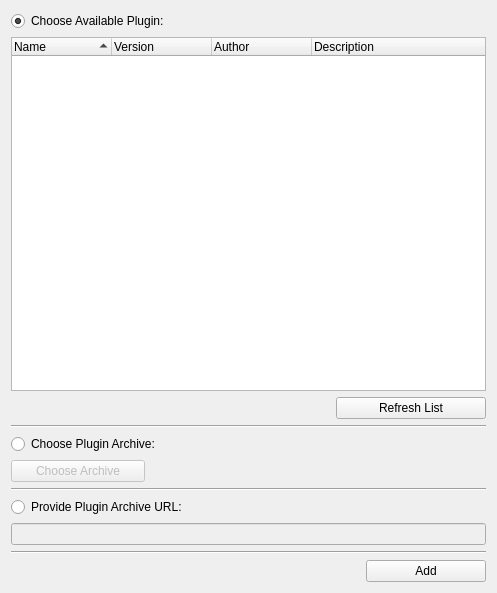
<?xml version="1.0" encoding="UTF-8"?>
<ui version="4.0">
 <class>Form</class>
 <widget class="QWidget" name="Form">
  <property name="enabled">
   <bool>true</bool>
  </property>
  <property name="geometry">
   <rect>
    <x>0</x>
    <y>0</y>
    <width>497</width>
    <height>593</height>
   </rect>
  </property>
  <layout class="QVBoxLayout" name="verticalLayout">
   <item>
    <widget class="QRadioButton" name="availableRadioButton">
     <property name="text">
      <string>Choose Available Plugin:</string>
     </property>
     <property name="checked">
      <bool>true</bool>
     </property>
    </widget>
   </item>
   <item>
    <widget class="QTreeWidget" name="availablePluginList">
     <property name="enabled">
      <bool>true</bool>
     </property>
     <property name="alternatingRowColors">
      <bool>true</bool>
     </property>
     <property name="uniformRowHeights">
      <bool>true</bool>
     </property>
     <property name="itemsExpandable">
      <bool>false</bool>
     </property>
     <property name="sortingEnabled">
      <bool>true</bool>
     </property>
     <property name="expandsOnDoubleClick">
      <bool>false</bool>
     </property>
     <column>
      <property name="text">
       <string>Name</string>
      </property>
     </column>
     <column>
      <property name="text">
       <string>Version</string>
      </property>
     </column>
     <column>
      <property name="text">
       <string>Author</string>
      </property>
     </column>
     <column>
      <property name="text">
       <string>Description</string>
      </property>
     </column>
    </widget>
   </item>
   <item>
    <widget class="QWidget" name="horizontalWidget" native="true">
     <property name="minimumSize">
      <size>
       <width>0</width>
       <height>20</height>
      </size>
     </property>
     <layout class="QHBoxLayout" name="horizontalLayout_3">
      <property name="leftMargin">
       <number>0</number>
      </property>
      <property name="topMargin">
       <number>0</number>
      </property>
      <property name="rightMargin">
       <number>0</number>
      </property>
      <property name="bottomMargin">
       <number>0</number>
      </property>
      <item>
       <spacer name="horizontalSpacer_2">
        <property name="orientation">
         <enum>Qt::Horizontal</enum>
        </property>
        <property name="sizeHint" stdset="0">
         <size>
          <width>40</width>
          <height>20</height>
         </size>
        </property>
       </spacer>
      </item>
      <item>
       <widget class="QPushButton" name="refreshAvailableButton">
        <property name="sizePolicy">
         <sizepolicy hsizetype="MinimumExpanding" vsizetype="Fixed">
          <horstretch>0</horstretch>
          <verstretch>0</verstretch>
         </sizepolicy>
        </property>
        <property name="maximumSize">
         <size>
          <width>150</width>
          <height>16777215</height>
         </size>
        </property>
        <property name="text">
         <string>Refresh List</string>
        </property>
       </widget>
      </item>
     </layout>
    </widget>
   </item>
   <item>
    <widget class="Line" name="line">
     <property name="orientation">
      <enum>Qt::Horizontal</enum>
     </property>
    </widget>
   </item>
   <item>
    <widget class="QRadioButton" name="fileRadioButton">
     <property name="text">
      <string>Choose Plugin Archive:</string>
     </property>
    </widget>
   </item>
   <item>
    <widget class="QWidget" name="horizontalWidget" native="true">
     <property name="minimumSize">
      <size>
       <width>0</width>
       <height>0</height>
      </size>
     </property>
     <layout class="QHBoxLayout" name="horizontalLayout_2">
      <property name="leftMargin">
       <number>0</number>
      </property>
      <property name="topMargin">
       <number>0</number>
      </property>
      <property name="rightMargin">
       <number>0</number>
      </property>
      <property name="bottomMargin">
       <number>0</number>
      </property>
      <item>
       <widget class="QPushButton" name="chooseFileButton">
        <property name="enabled">
         <bool>false</bool>
        </property>
        <property name="sizePolicy">
         <sizepolicy hsizetype="MinimumExpanding" vsizetype="Fixed">
          <horstretch>20</horstretch>
          <verstretch>0</verstretch>
         </sizepolicy>
        </property>
        <property name="maximumSize">
         <size>
          <width>150</width>
          <height>16777215</height>
         </size>
        </property>
        <property name="text">
         <string>Choose Archive</string>
        </property>
       </widget>
      </item>
      <item>
       <widget class="QLabel" name="fileLabel">
        <property name="enabled">
         <bool>false</bool>
        </property>
        <property name="sizePolicy">
         <sizepolicy hsizetype="Expanding" vsizetype="Preferred">
          <horstretch>50</horstretch>
          <verstretch>0</verstretch>
         </sizepolicy>
        </property>
        <property name="text">
         <string/>
        </property>
       </widget>
      </item>
     </layout>
    </widget>
   </item>
   <item>
    <widget class="Line" name="line_2">
     <property name="orientation">
      <enum>Qt::Horizontal</enum>
     </property>
    </widget>
   </item>
   <item>
    <widget class="QRadioButton" name="urlRadioButton">
     <property name="text">
      <string>Provide Plugin Archive URL:</string>
     </property>
    </widget>
   </item>
   <item>
    <widget class="QLineEdit" name="urlField">
     <property name="enabled">
      <bool>false</bool>
     </property>
    </widget>
   </item>
   <item>
    <widget class="Line" name="line_3">
     <property name="orientation">
      <enum>Qt::Horizontal</enum>
     </property>
    </widget>
   </item>
   <item>
    <widget class="QWidget" name="horizontalWidget" native="true">
     <property name="minimumSize">
      <size>
       <width>0</width>
       <height>0</height>
      </size>
     </property>
     <layout class="QHBoxLayout" name="horizontalLayout">
      <property name="leftMargin">
       <number>0</number>
      </property>
      <property name="topMargin">
       <number>0</number>
      </property>
      <property name="rightMargin">
       <number>0</number>
      </property>
      <property name="bottomMargin">
       <number>0</number>
      </property>
      <item>
       <spacer name="horizontalSpacer">
        <property name="orientation">
         <enum>Qt::Horizontal</enum>
        </property>
        <property name="sizeHint" stdset="0">
         <size>
          <width>40</width>
          <height>20</height>
         </size>
        </property>
       </spacer>
      </item>
      <item>
       <widget class="QPushButton" name="addButton">
        <property name="sizePolicy">
         <sizepolicy hsizetype="MinimumExpanding" vsizetype="Fixed">
          <horstretch>0</horstretch>
          <verstretch>0</verstretch>
         </sizepolicy>
        </property>
        <property name="maximumSize">
         <size>
          <width>120</width>
          <height>16777215</height>
         </size>
        </property>
        <property name="text">
         <string>Add</string>
        </property>
       </widget>
      </item>
     </layout>
    </widget>
   </item>
  </layout>
 </widget>
 <resources/>
 <connections/>
</ui>
